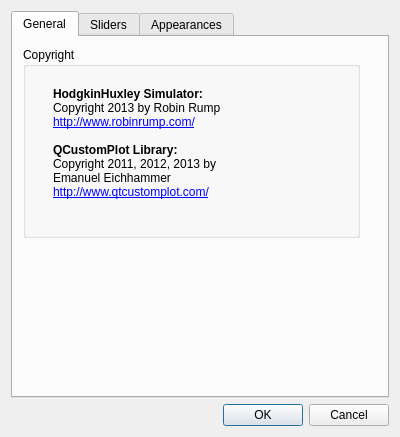
<?xml version="1.0" encoding="UTF-8"?>
<ui version="4.0">
 <class>Preferences</class>
 <widget class="QDialog" name="Preferences">
  <property name="geometry">
   <rect>
    <x>0</x>
    <y>0</y>
    <width>400</width>
    <height>437</height>
   </rect>
  </property>
  <property name="windowTitle">
   <string>Dialog</string>
  </property>
  <layout class="QVBoxLayout" name="verticalLayout">
   <item>
    <widget class="QTabWidget" name="tabBox">
     <property name="currentIndex">
      <number>0</number>
     </property>
     <widget class="QWidget" name="tabGeneral">
      <attribute name="title">
       <string>General</string>
      </attribute>
      <widget class="QGroupBox" name="groupBoxGeneral_2">
       <property name="geometry">
        <rect>
         <x>10</x>
         <y>10</y>
         <width>337</width>
         <height>191</height>
        </rect>
       </property>
       <property name="title">
        <string>Copyright</string>
       </property>
       <widget class="QLabel" name="copyrightLabel">
        <property name="geometry">
         <rect>
          <x>30</x>
          <y>40</y>
          <width>271</width>
          <height>131</height>
         </rect>
        </property>
        <property name="text">
         <string>&lt;b&gt;HodgkinHuxley Simulator:&lt;/b&gt;&lt;br&gt;
Copyright 2013 by Robin Rump&lt;br&gt;
&lt;a href=&quot;http://www.qtcustomplot.com/&quot;&gt;http://www.robinrump.com/&lt;/a&gt;&lt;br&gt;&lt;br&gt;
&lt;b&gt;QCustomPlot Library:&lt;/b&gt;&lt;br&gt;
Copyright 2011, 2012, 2013 by &lt;br&gt;
Emanuel Eichhammer&lt;br&gt;
&lt;a href=&quot;http://www.qtcustomplot.com/&quot;&gt;http://www.qtcustomplot.com/&lt;/a&gt;&lt;br&gt;&lt;br&gt;</string>
        </property>
       </widget>
      </widget>
     </widget>
     <widget class="QWidget" name="tabSliders">
      <attribute name="title">
       <string>Sliders</string>
      </attribute>
      <widget class="QGroupBox" name="groupBoxCurrent">
       <property name="geometry">
        <rect>
         <x>10</x>
         <y>10</y>
         <width>337</width>
         <height>91</height>
        </rect>
       </property>
       <property name="title">
        <string>Current</string>
       </property>
       <widget class="QSpinBox" name="minCurrentValue">
        <property name="geometry">
         <rect>
          <x>160</x>
          <y>27</y>
          <width>57</width>
          <height>24</height>
         </rect>
        </property>
        <property name="minimum">
         <number>-500</number>
        </property>
        <property name="maximum">
         <number>499</number>
        </property>
       </widget>
       <widget class="QSpinBox" name="maxCurrentValue">
        <property name="geometry">
         <rect>
          <x>160</x>
          <y>57</y>
          <width>57</width>
          <height>24</height>
         </rect>
        </property>
        <property name="minimum">
         <number>-499</number>
        </property>
        <property name="maximum">
         <number>500</number>
        </property>
       </widget>
       <widget class="QLabel" name="maxCurrentLabel">
        <property name="geometry">
         <rect>
          <x>30</x>
          <y>59</y>
          <width>121</width>
          <height>21</height>
         </rect>
        </property>
        <property name="text">
         <string>Maximum current:</string>
        </property>
       </widget>
       <widget class="QLabel" name="minCurrentLabel">
        <property name="geometry">
         <rect>
          <x>30</x>
          <y>29</y>
          <width>121</width>
          <height>21</height>
         </rect>
        </property>
        <property name="text">
         <string>Minimum current:</string>
        </property>
       </widget>
       <widget class="QLabel" name="minCurrentUnit">
        <property name="geometry">
         <rect>
          <x>240</x>
          <y>30</y>
          <width>30</width>
          <height>20</height>
         </rect>
        </property>
        <property name="text">
         <string>mA</string>
        </property>
       </widget>
       <widget class="QLabel" name="maxCurrentUnit">
        <property name="geometry">
         <rect>
          <x>240</x>
          <y>60</y>
          <width>30</width>
          <height>20</height>
         </rect>
        </property>
        <property name="text">
         <string>mA</string>
        </property>
       </widget>
      </widget>
      <widget class="QGroupBox" name="groupBoxConductivities">
       <property name="geometry">
        <rect>
         <x>10</x>
         <y>110</y>
         <width>337</width>
         <height>211</height>
        </rect>
       </property>
       <property name="title">
        <string>Conductivites</string>
       </property>
       <widget class="QSpinBox" name="minGNaValue">
        <property name="geometry">
         <rect>
          <x>160</x>
          <y>27</y>
          <width>57</width>
          <height>24</height>
         </rect>
        </property>
        <property name="minimum">
         <number>0</number>
        </property>
        <property name="maximum">
         <number>499</number>
        </property>
       </widget>
       <widget class="QSpinBox" name="maxGNaValue">
        <property name="geometry">
         <rect>
          <x>160</x>
          <y>57</y>
          <width>57</width>
          <height>24</height>
         </rect>
        </property>
        <property name="minimum">
         <number>1</number>
        </property>
        <property name="maximum">
         <number>500</number>
        </property>
       </widget>
       <widget class="QLabel" name="maxGNaLabel">
        <property name="geometry">
         <rect>
          <x>30</x>
          <y>59</y>
          <width>121</width>
          <height>21</height>
         </rect>
        </property>
        <property name="text">
         <string>Maximum gNa:</string>
        </property>
       </widget>
       <widget class="QLabel" name="minGNaLabel">
        <property name="geometry">
         <rect>
          <x>30</x>
          <y>29</y>
          <width>121</width>
          <height>21</height>
         </rect>
        </property>
        <property name="text">
         <string>Minimum gNa:</string>
        </property>
       </widget>
       <widget class="QSpinBox" name="minGKValue">
        <property name="geometry">
         <rect>
          <x>160</x>
          <y>88</y>
          <width>57</width>
          <height>24</height>
         </rect>
        </property>
        <property name="minimum">
         <number>0</number>
        </property>
        <property name="maximum">
         <number>499</number>
        </property>
       </widget>
       <widget class="QLabel" name="minGKLabel">
        <property name="geometry">
         <rect>
          <x>30</x>
          <y>90</y>
          <width>121</width>
          <height>21</height>
         </rect>
        </property>
        <property name="text">
         <string>Minimum gK:</string>
        </property>
       </widget>
       <widget class="QSpinBox" name="maxGKValue">
        <property name="geometry">
         <rect>
          <x>160</x>
          <y>118</y>
          <width>57</width>
          <height>24</height>
         </rect>
        </property>
        <property name="minimum">
         <number>1</number>
        </property>
        <property name="maximum">
         <number>500</number>
        </property>
       </widget>
       <widget class="QLabel" name="maxGKLabel">
        <property name="geometry">
         <rect>
          <x>30</x>
          <y>120</y>
          <width>121</width>
          <height>21</height>
         </rect>
        </property>
        <property name="text">
         <string>Maximum gK:</string>
        </property>
       </widget>
       <widget class="QLabel" name="minGLLabel">
        <property name="geometry">
         <rect>
          <x>30</x>
          <y>152</y>
          <width>121</width>
          <height>21</height>
         </rect>
        </property>
        <property name="text">
         <string>Minimum gL:</string>
        </property>
       </widget>
       <widget class="QSpinBox" name="minGLValue">
        <property name="geometry">
         <rect>
          <x>160</x>
          <y>150</y>
          <width>57</width>
          <height>24</height>
         </rect>
        </property>
        <property name="minimum">
         <number>0</number>
        </property>
        <property name="maximum">
         <number>499</number>
        </property>
       </widget>
       <widget class="QLabel" name="maxGLLabel">
        <property name="geometry">
         <rect>
          <x>30</x>
          <y>182</y>
          <width>121</width>
          <height>21</height>
         </rect>
        </property>
        <property name="text">
         <string>Maximum gL:</string>
        </property>
       </widget>
       <widget class="QSpinBox" name="maxGLValue">
        <property name="geometry">
         <rect>
          <x>160</x>
          <y>180</y>
          <width>57</width>
          <height>24</height>
         </rect>
        </property>
        <property name="minimum">
         <number>1</number>
        </property>
        <property name="maximum">
         <number>500</number>
        </property>
       </widget>
       <widget class="QLabel" name="minGNaUnit">
        <property name="geometry">
         <rect>
          <x>240</x>
          <y>30</y>
          <width>70</width>
          <height>20</height>
         </rect>
        </property>
        <property name="text">
         <string>mS/cm2</string>
        </property>
       </widget>
       <widget class="QLabel" name="maxGNaUnit">
        <property name="geometry">
         <rect>
          <x>240</x>
          <y>60</y>
          <width>70</width>
          <height>20</height>
         </rect>
        </property>
        <property name="text">
         <string>mS/cm2</string>
        </property>
       </widget>
       <widget class="QLabel" name="minGKUnit">
        <property name="geometry">
         <rect>
          <x>240</x>
          <y>90</y>
          <width>70</width>
          <height>20</height>
         </rect>
        </property>
        <property name="text">
         <string>mS/cm2</string>
        </property>
       </widget>
       <widget class="QLabel" name="maxGKUnit">
        <property name="geometry">
         <rect>
          <x>240</x>
          <y>120</y>
          <width>70</width>
          <height>20</height>
         </rect>
        </property>
        <property name="text">
         <string>mS/cm2</string>
        </property>
       </widget>
       <widget class="QLabel" name="minGLUnit">
        <property name="geometry">
         <rect>
          <x>240</x>
          <y>150</y>
          <width>70</width>
          <height>20</height>
         </rect>
        </property>
        <property name="text">
         <string>mS/cm2</string>
        </property>
       </widget>
       <widget class="QLabel" name="maxGLUnit">
        <property name="geometry">
         <rect>
          <x>240</x>
          <y>180</y>
          <width>70</width>
          <height>20</height>
         </rect>
        </property>
        <property name="text">
         <string>mS/cm2</string>
        </property>
       </widget>
      </widget>
     </widget>
     <widget class="QWidget" name="tabAppearances">
      <attribute name="title">
       <string>Appearances</string>
      </attribute>
      <widget class="QGroupBox" name="groupBoxAppearances">
       <property name="geometry">
        <rect>
         <x>10</x>
         <y>10</y>
         <width>337</width>
         <height>181</height>
        </rect>
       </property>
       <property name="title">
        <string>Colors</string>
       </property>
       <widget class="QLabel" name="colorCurrentLabel">
        <property name="geometry">
         <rect>
          <x>30</x>
          <y>59</y>
          <width>121</width>
          <height>21</height>
         </rect>
        </property>
        <property name="text">
         <string>Color current:</string>
        </property>
       </widget>
       <widget class="QLabel" name="colorMembraneLabel">
        <property name="geometry">
         <rect>
          <x>30</x>
          <y>29</y>
          <width>121</width>
          <height>21</height>
         </rect>
        </property>
        <property name="text">
         <string>Color membrane:</string>
        </property>
       </widget>
       <widget class="QLabel" name="colorNLabel">
        <property name="geometry">
         <rect>
          <x>30</x>
          <y>90</y>
          <width>121</width>
          <height>21</height>
         </rect>
        </property>
        <property name="text">
         <string>Color n:</string>
        </property>
       </widget>
       <widget class="QLabel" name="colorMLabel">
        <property name="geometry">
         <rect>
          <x>30</x>
          <y>120</y>
          <width>121</width>
          <height>21</height>
         </rect>
        </property>
        <property name="text">
         <string>Color m:</string>
        </property>
       </widget>
       <widget class="QLabel" name="colorHLabel">
        <property name="geometry">
         <rect>
          <x>30</x>
          <y>152</y>
          <width>121</width>
          <height>21</height>
         </rect>
        </property>
        <property name="text">
         <string>Color h:</string>
        </property>
       </widget>
       <widget class="QToolButton" name="colorMembraneButton">
        <property name="geometry">
         <rect>
          <x>290</x>
          <y>29</y>
          <width>27</width>
          <height>21</height>
         </rect>
        </property>
        <property name="styleSheet">
         <string notr="true"/>
        </property>
        <property name="text">
         <string>...</string>
        </property>
       </widget>
       <widget class="QLineEdit" name="colorMembraneValue">
        <property name="geometry">
         <rect>
          <x>160</x>
          <y>29</y>
          <width>113</width>
          <height>21</height>
         </rect>
        </property>
       </widget>
       <widget class="QToolButton" name="colorCurrentButton">
        <property name="geometry">
         <rect>
          <x>290</x>
          <y>60</y>
          <width>27</width>
          <height>21</height>
         </rect>
        </property>
        <property name="text">
         <string>...</string>
        </property>
       </widget>
       <widget class="QLineEdit" name="colorCurrentValue">
        <property name="geometry">
         <rect>
          <x>160</x>
          <y>60</y>
          <width>113</width>
          <height>21</height>
         </rect>
        </property>
       </widget>
       <widget class="QToolButton" name="colorNButton">
        <property name="geometry">
         <rect>
          <x>290</x>
          <y>90</y>
          <width>27</width>
          <height>21</height>
         </rect>
        </property>
        <property name="text">
         <string>...</string>
        </property>
       </widget>
       <widget class="QLineEdit" name="colorNValue">
        <property name="geometry">
         <rect>
          <x>160</x>
          <y>90</y>
          <width>113</width>
          <height>21</height>
         </rect>
        </property>
       </widget>
       <widget class="QToolButton" name="colorMButton">
        <property name="geometry">
         <rect>
          <x>290</x>
          <y>120</y>
          <width>27</width>
          <height>21</height>
         </rect>
        </property>
        <property name="text">
         <string>...</string>
        </property>
       </widget>
       <widget class="QLineEdit" name="colorMValue">
        <property name="geometry">
         <rect>
          <x>160</x>
          <y>120</y>
          <width>113</width>
          <height>21</height>
         </rect>
        </property>
       </widget>
       <widget class="QToolButton" name="colorHButton">
        <property name="geometry">
         <rect>
          <x>290</x>
          <y>150</y>
          <width>27</width>
          <height>21</height>
         </rect>
        </property>
        <property name="text">
         <string>...</string>
        </property>
       </widget>
       <widget class="QLineEdit" name="colorHValue">
        <property name="geometry">
         <rect>
          <x>160</x>
          <y>150</y>
          <width>113</width>
          <height>21</height>
         </rect>
        </property>
       </widget>
      </widget>
     </widget>
    </widget>
   </item>
   <item>
    <widget class="QDialogButtonBox" name="buttonBox">
     <property name="orientation">
      <enum>Qt::Horizontal</enum>
     </property>
     <property name="standardButtons">
      <set>QDialogButtonBox::Cancel|QDialogButtonBox::Ok</set>
     </property>
    </widget>
   </item>
  </layout>
 </widget>
 <resources/>
 <connections>
  <connection>
   <sender>buttonBox</sender>
   <signal>accepted()</signal>
   <receiver>Preferences</receiver>
   <slot>accept()</slot>
   <hints>
    <hint type="sourcelabel">
     <x>248</x>
     <y>400</y>
    </hint>
    <hint type="destinationlabel">
     <x>157</x>
     <y>274</y>
    </hint>
   </hints>
  </connection>
  <connection>
   <sender>buttonBox</sender>
   <signal>rejected()</signal>
   <receiver>Preferences</receiver>
   <slot>reject()</slot>
   <hints>
    <hint type="sourcelabel">
     <x>316</x>
     <y>400</y>
    </hint>
    <hint type="destinationlabel">
     <x>286</x>
     <y>274</y>
    </hint>
   </hints>
  </connection>
 </connections>
</ui>
